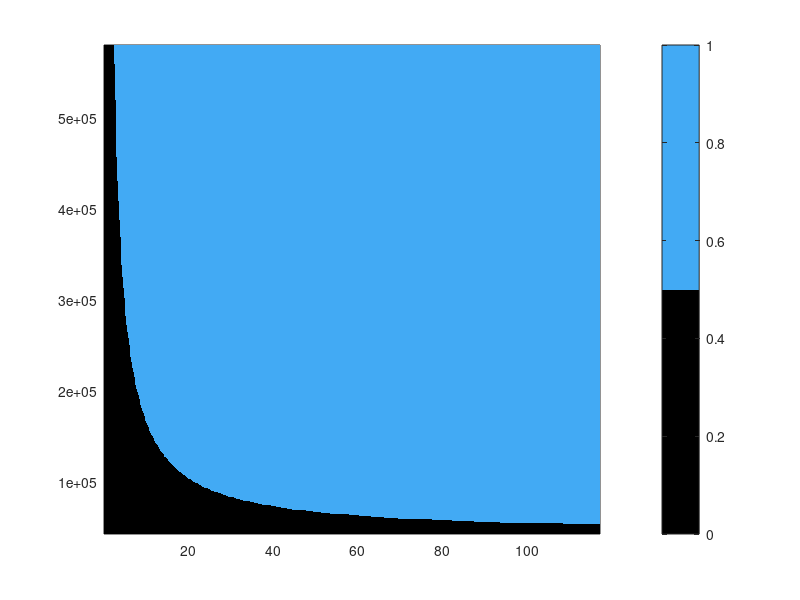

Here is the MATLAB script that generated this plot: (Note: this script raises an error after producing the figure.)
close all

n = 601;
earthV = 3.03e4;
earthM = 5.972e24;
meteorVsmall = 4.3e4;
meteorVbig = 5.8e5;
meteorMsmall = 1e21;
meteorMbig = 7e24;
meteorVs = linspace(meteorVsmall,meteorVbig,n);
meteorMs = linspace(meteorMsmall,meteorMbig,n);
meteorVstep = (meteorVbig - meteorVsmall)/(n-1);
meteorMstep = (meteorMbig - meteorMsmall)/(n-1);
numM = n;
numV = n;
Z = zeros(numV,numM);
D = zeros(numV,numM);
l = 1;
k = 1;

for i = meteorVsmall:meteorVstep:meteorVbig
    for j = meteorMsmall:meteorMstep:meteorMbig
        newV = (earthM*earthV + i*j)/(earthM + j);
        Z(k,l) = newV;
        l = l+1;
    end
    k = k+1;
    l = 1;
end

E = zeros(n,n);

for i = 1:n
    for j = 1:n
        this = Z(i,j);
        if this >= 42484
%             D(i,j) = sqrt((meteorVs(i)-meteorVsmall)^2 + (meteorMs(j)-meteorMsmall)^2);
            E(i,j) = 1;
        else
            E(i,j) = 0;
        end
    end
end

b = [0 0 0; 66/255 170/255 244/255];
colormap(b);
pcolor((meteorMs/earthM)*100, meteorVs, E);
shading flat
colorbar
c = colorbar;
c.Location = 'southoutside';
c.Ticks = [.25 .75];
c.TickLabels = {'Earth Assumes Larger Orbit','Earth Reaches Escape Velocity'};


set(gca,'FontSize',15);
ylabel('Velocity of Comet (m/s)')
xlabel('Mass of Comet (% of Earth mass)')

title('Does Earth Reach Escape Velocity?')
% text(meteorMs(26),meteorVs(n-50),'Upper velocity is equal to that of the fastest comet recorded', 'Color', 'white', 'FontSize', 15)
% text(meteorMs(26),meteorVs(n-100),'Lower velocity is equal to the escape velocity of the Earth from the Sun', 'Color', 'white', 'FontSize', 15)
% hold on
% plot([earthM/10 earthM/10],[0 meteorVs(75)],'w-','LineWidth', 2);
% text(earthM/10,meteorVs(85),'0.1 x Earth Mass', 'Color', 'white', 'FontSize', 15)
% plot([earthM/2 earthM/2],[0 meteorVs(75)],'w-','LineWidth', 2);
% text(earthM/2,meteorVs(85),'0.5 x Earth Mass', 'Color', 'white', 'FontSize', 15)
% plot([earthM earthM],[0 meteorVs(75)],'w-','LineWidth', 2);
% text(earthM,meteorVs(85),'1 x Earth Mass', 'Color', 'white', 'FontSize', 15)
% plot([earthM*2 earthM*2],[0 meteorVs(75)],'w-','LineWidth', 2);
% text(earthM*2,meteorVs(85),'2 x Earth Mass', 'Color', 'white', 'FontSize', 15)

s = sqrt(602^2+602^2);

for i = 1:n
    for j = 1:n
        this = E(i,j);
        if this == 1
            h = sqrt(i^2+j^2);
            if h < s
                velocityIndex = i;
                massIndex = j;
                s=h;
            end
            break
        end
    end
end

hold on
plot((meteorMs(massIndex)/earthM)*100,meteorVs(velocityIndex),'r.', 'MarkerSize', 40);

% disp(h);
% disp(velocityIndex);
% disp(massIndex);
% disp(meteorVs(velocityIndex));
% disp(meteorMs(massIndex));
